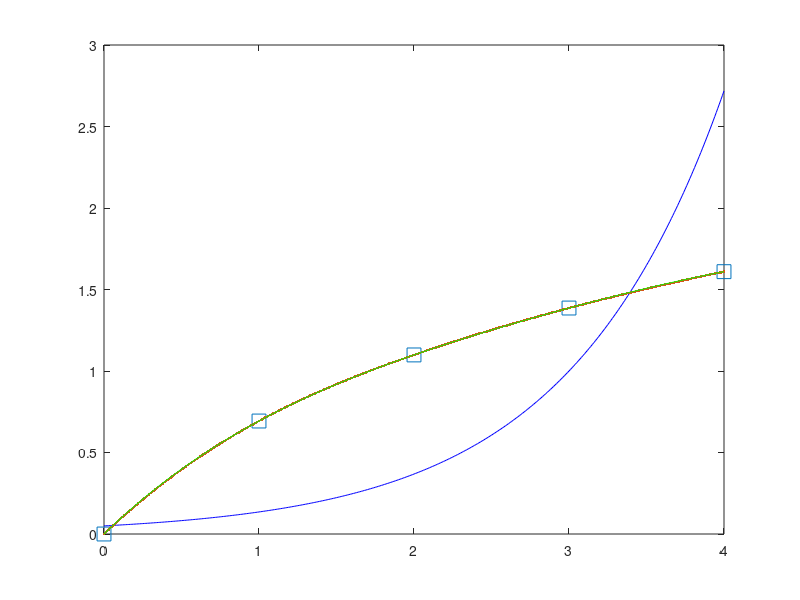

The MATLAB script that drew this image:
clear all;

xS = [0 1 2 3 4];

yS = log(xS + 1);
xR = xS(1):0.01:xS(5);
yR = exp(xR - 3);
yRinterp = spline(xS, yS, xR);

figure(1)
plot(xS, yS, 's', 'MarkerSize', 10)

hold on
plot(xR, yR, '-b')
hold off

hold on
plot(xR, yRinterp, ':.')
hold off

for i=1:5
    for j=1:5
        X(i,j) = xS(i)^(j-1);
    end
end

A = inv(X)*yS';
yZ = A(1) + xR.^1*A(2) + xR.^2*A(3) + xR.^3*A(4) + xR.^4*A(5);

hold on
plot(xR, yZ, '-g')
hold off